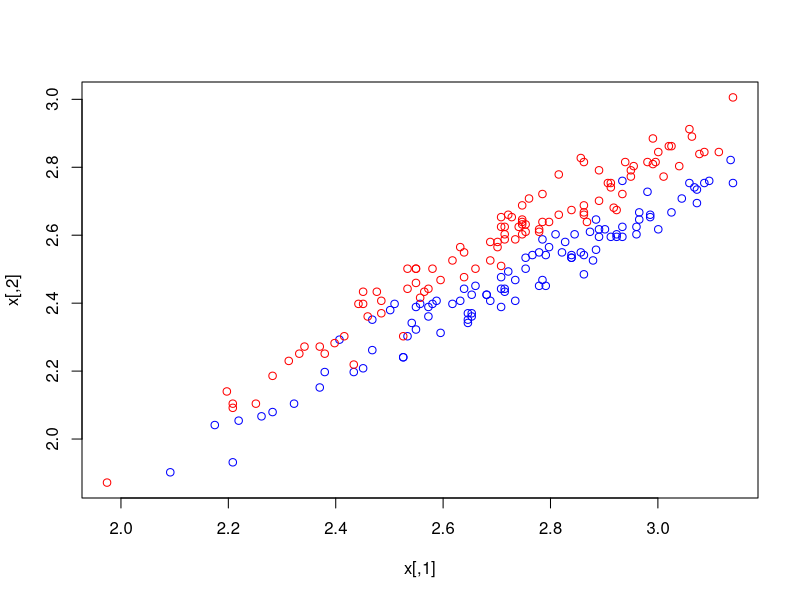
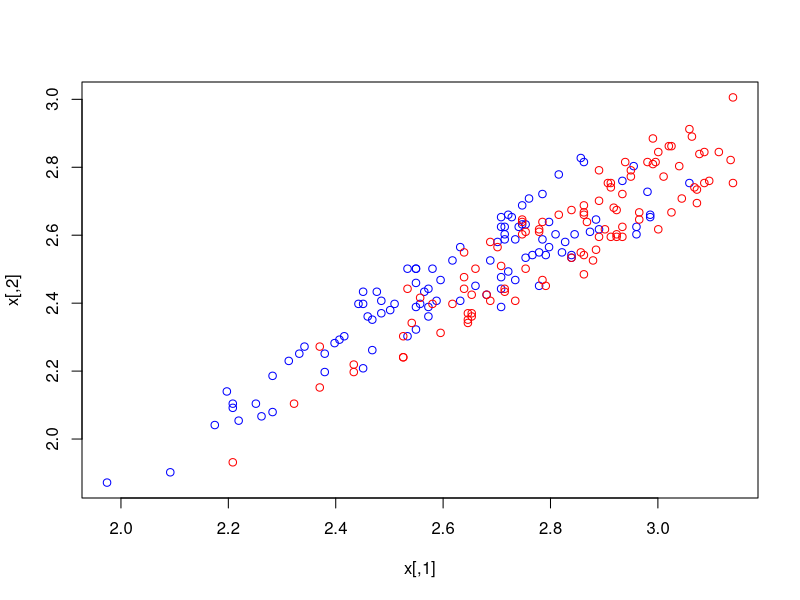

Write R code to recreate these figures, in order.
library(MASS)
library(nnet)

n <- dim(crabs)[1]

# split crabs according to their sex
x <- log(cbind(crabs$FL, crabs$RW))
T <- class.ind(crabs$sex)
color <- rep('red', n)
color[crabs$sex == 'M'] <- 'blue'
plot(x, col = color)

# split according to their color
T <- class.ind(crabs$sp)
color <- rep('red', n)
color[crabs$sp == 'B'] <- 'blue'
plot(x, col = color)
